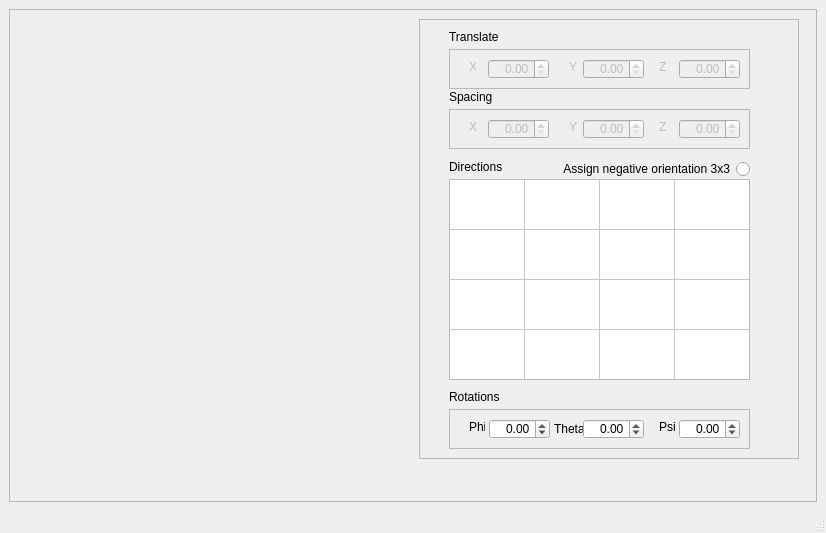
<?xml version="1.0" encoding="UTF-8"?>
<ui version="4.0">
 <class>MainWindow</class>
 <widget class="QMainWindow" name="MainWindow">
  <property name="geometry">
   <rect>
    <x>0</x>
    <y>0</y>
    <width>826</width>
    <height>533</height>
   </rect>
  </property>
  <property name="windowTitle">
   <string>MainWindow</string>
  </property>
  <widget class="QWidget" name="centralwidget">
   <layout class="QGridLayout" name="gridLayout">
    <item row="0" column="0">
     <widget class="QFrame" name="frame">
      <property name="frameShape">
       <enum>QFrame::StyledPanel</enum>
      </property>
      <property name="frameShadow">
       <enum>QFrame::Raised</enum>
      </property>
      <widget class="QFrame" name="frame_2">
       <property name="geometry">
        <rect>
         <x>410</x>
         <y>10</y>
         <width>380</width>
         <height>440</height>
        </rect>
       </property>
       <property name="minimumSize">
        <size>
         <width>380</width>
         <height>440</height>
        </size>
       </property>
       <property name="frameShape">
        <enum>QFrame::StyledPanel</enum>
       </property>
       <property name="frameShadow">
        <enum>QFrame::Raised</enum>
       </property>
       <widget class="QLabel" name="label">
        <property name="geometry">
         <rect>
          <x>30</x>
          <y>10</y>
          <width>71</width>
          <height>16</height>
         </rect>
        </property>
        <property name="text">
         <string>Translate</string>
        </property>
       </widget>
       <widget class="QLabel" name="label_2">
        <property name="geometry">
         <rect>
          <x>30</x>
          <y>140</y>
          <width>71</width>
          <height>16</height>
         </rect>
        </property>
        <property name="text">
         <string>Directions</string>
        </property>
       </widget>
       <widget class="QTableWidget" name="m_pTableWidget">
        <property name="geometry">
         <rect>
          <x>30</x>
          <y>160</y>
          <width>301</width>
          <height>201</height>
         </rect>
        </property>
        <property name="toolTip">
         <string/>
        </property>
        <property name="verticalScrollBarPolicy">
         <enum>Qt::ScrollBarAlwaysOff</enum>
        </property>
        <property name="horizontalScrollBarPolicy">
         <enum>Qt::ScrollBarAlwaysOff</enum>
        </property>
        <property name="showGrid">
         <bool>true</bool>
        </property>
        <attribute name="horizontalHeaderVisible">
         <bool>false</bool>
        </attribute>
        <attribute name="horizontalHeaderMinimumSectionSize">
         <number>75</number>
        </attribute>
        <attribute name="horizontalHeaderDefaultSectionSize">
         <number>75</number>
        </attribute>
        <attribute name="horizontalHeaderHighlightSections">
         <bool>false</bool>
        </attribute>
        <attribute name="verticalHeaderVisible">
         <bool>false</bool>
        </attribute>
        <attribute name="verticalHeaderMinimumSectionSize">
         <number>50</number>
        </attribute>
        <attribute name="verticalHeaderDefaultSectionSize">
         <number>50</number>
        </attribute>
        <attribute name="verticalHeaderHighlightSections">
         <bool>false</bool>
        </attribute>
        <row>
         <property name="text">
          <string>New Row</string>
         </property>
        </row>
        <row>
         <property name="text">
          <string>New Row</string>
         </property>
        </row>
        <row>
         <property name="text">
          <string>New Row</string>
         </property>
        </row>
        <row>
         <property name="text">
          <string>New Row</string>
         </property>
        </row>
        <column>
         <property name="text">
          <string>New Column</string>
         </property>
        </column>
        <column>
         <property name="text">
          <string>New Column</string>
         </property>
        </column>
        <column>
         <property name="text">
          <string>New Column</string>
         </property>
        </column>
        <column>
         <property name="text">
          <string>New Column</string>
         </property>
        </column>
       </widget>
       <widget class="QLabel" name="label_3">
        <property name="geometry">
         <rect>
          <x>30</x>
          <y>70</y>
          <width>71</width>
          <height>16</height>
         </rect>
        </property>
        <property name="text">
         <string>Spacing</string>
        </property>
       </widget>
       <widget class="QFrame" name="frame_3">
        <property name="enabled">
         <bool>false</bool>
        </property>
        <property name="geometry">
         <rect>
          <x>30</x>
          <y>30</y>
          <width>301</width>
          <height>40</height>
         </rect>
        </property>
        <property name="frameShape">
         <enum>QFrame::StyledPanel</enum>
        </property>
        <property name="frameShadow">
         <enum>QFrame::Raised</enum>
        </property>
        <widget class="QDoubleSpinBox" name="m_pDoubleSpinBoxTX">
         <property name="geometry">
          <rect>
           <x>39</x>
           <y>10</y>
           <width>61</width>
           <height>20</height>
          </rect>
         </property>
         <property name="alignment">
          <set>Qt::AlignRight|Qt::AlignTrailing|Qt::AlignVCenter</set>
         </property>
         <property name="maximum">
          <double>9999.989999999999782</double>
         </property>
        </widget>
        <widget class="QLabel" name="label_4">
         <property name="geometry">
          <rect>
           <x>20</x>
           <y>10</y>
           <width>16</width>
           <height>16</height>
          </rect>
         </property>
         <property name="text">
          <string>X</string>
         </property>
        </widget>
        <widget class="QLabel" name="label_5">
         <property name="geometry">
          <rect>
           <x>120</x>
           <y>10</y>
           <width>16</width>
           <height>16</height>
          </rect>
         </property>
         <property name="text">
          <string>Y</string>
         </property>
        </widget>
        <widget class="QLabel" name="label_6">
         <property name="geometry">
          <rect>
           <x>210</x>
           <y>10</y>
           <width>16</width>
           <height>16</height>
          </rect>
         </property>
         <property name="text">
          <string>Z</string>
         </property>
        </widget>
        <widget class="QDoubleSpinBox" name="m_pDoubleSpinBoxTY">
         <property name="geometry">
          <rect>
           <x>134</x>
           <y>10</y>
           <width>61</width>
           <height>20</height>
          </rect>
         </property>
         <property name="alignment">
          <set>Qt::AlignRight|Qt::AlignTrailing|Qt::AlignVCenter</set>
         </property>
         <property name="maximum">
          <double>9999.989999999999782</double>
         </property>
        </widget>
        <widget class="QDoubleSpinBox" name="m_pDoubleSpinBoxTZ">
         <property name="geometry">
          <rect>
           <x>230</x>
           <y>10</y>
           <width>61</width>
           <height>20</height>
          </rect>
         </property>
         <property name="alignment">
          <set>Qt::AlignRight|Qt::AlignTrailing|Qt::AlignVCenter</set>
         </property>
         <property name="maximum">
          <double>9999.989999999999782</double>
         </property>
        </widget>
       </widget>
       <widget class="QFrame" name="frame_4">
        <property name="enabled">
         <bool>false</bool>
        </property>
        <property name="geometry">
         <rect>
          <x>30</x>
          <y>90</y>
          <width>301</width>
          <height>40</height>
         </rect>
        </property>
        <property name="frameShape">
         <enum>QFrame::StyledPanel</enum>
        </property>
        <property name="frameShadow">
         <enum>QFrame::Raised</enum>
        </property>
        <widget class="QDoubleSpinBox" name="m_pDoubleSpinBoxSX">
         <property name="geometry">
          <rect>
           <x>39</x>
           <y>10</y>
           <width>61</width>
           <height>20</height>
          </rect>
         </property>
         <property name="alignment">
          <set>Qt::AlignRight|Qt::AlignTrailing|Qt::AlignVCenter</set>
         </property>
         <property name="maximum">
          <double>9999.989999999999782</double>
         </property>
        </widget>
        <widget class="QLabel" name="label_10">
         <property name="geometry">
          <rect>
           <x>20</x>
           <y>10</y>
           <width>16</width>
           <height>16</height>
          </rect>
         </property>
         <property name="text">
          <string>X</string>
         </property>
        </widget>
        <widget class="QLabel" name="label_11">
         <property name="geometry">
          <rect>
           <x>120</x>
           <y>10</y>
           <width>16</width>
           <height>16</height>
          </rect>
         </property>
         <property name="text">
          <string>Y</string>
         </property>
        </widget>
        <widget class="QLabel" name="label_12">
         <property name="geometry">
          <rect>
           <x>210</x>
           <y>10</y>
           <width>16</width>
           <height>16</height>
          </rect>
         </property>
         <property name="text">
          <string>Z</string>
         </property>
        </widget>
        <widget class="QDoubleSpinBox" name="m_pDoubleSpinBoxSY">
         <property name="geometry">
          <rect>
           <x>134</x>
           <y>10</y>
           <width>61</width>
           <height>20</height>
          </rect>
         </property>
         <property name="alignment">
          <set>Qt::AlignRight|Qt::AlignTrailing|Qt::AlignVCenter</set>
         </property>
         <property name="maximum">
          <double>9999.989999999999782</double>
         </property>
        </widget>
        <widget class="QDoubleSpinBox" name="m_pDoubleSpinBoxSX_2">
         <property name="geometry">
          <rect>
           <x>230</x>
           <y>10</y>
           <width>61</width>
           <height>20</height>
          </rect>
         </property>
         <property name="alignment">
          <set>Qt::AlignRight|Qt::AlignTrailing|Qt::AlignVCenter</set>
         </property>
         <property name="maximum">
          <double>9999.989999999999782</double>
         </property>
        </widget>
       </widget>
       <widget class="QFrame" name="frame_5">
        <property name="geometry">
         <rect>
          <x>30</x>
          <y>390</y>
          <width>301</width>
          <height>40</height>
         </rect>
        </property>
        <property name="frameShape">
         <enum>QFrame::StyledPanel</enum>
        </property>
        <property name="frameShadow">
         <enum>QFrame::Raised</enum>
        </property>
        <widget class="QDoubleSpinBox" name="m_pDoubleSpinBoxRotPhi">
         <property name="geometry">
          <rect>
           <x>40</x>
           <y>10</y>
           <width>61</width>
           <height>20</height>
          </rect>
         </property>
         <property name="alignment">
          <set>Qt::AlignRight|Qt::AlignTrailing|Qt::AlignVCenter</set>
         </property>
         <property name="minimum">
          <double>-9999.989999999999782</double>
         </property>
         <property name="maximum">
          <double>9999.989999999999782</double>
         </property>
         <property name="singleStep">
          <double>0.010000000000000</double>
         </property>
        </widget>
        <widget class="QLabel" name="label_13">
         <property name="geometry">
          <rect>
           <x>20</x>
           <y>10</y>
           <width>16</width>
           <height>16</height>
          </rect>
         </property>
         <property name="text">
          <string>Phi</string>
         </property>
        </widget>
        <widget class="QLabel" name="label_14">
         <property name="geometry">
          <rect>
           <x>105</x>
           <y>10</y>
           <width>31</width>
           <height>20</height>
          </rect>
         </property>
         <property name="text">
          <string>Theta</string>
         </property>
        </widget>
        <widget class="QLabel" name="label_15">
         <property name="geometry">
          <rect>
           <x>210</x>
           <y>10</y>
           <width>16</width>
           <height>16</height>
          </rect>
         </property>
         <property name="text">
          <string>Psi</string>
         </property>
        </widget>
        <widget class="QDoubleSpinBox" name="m_pDoubleSpinBoxRotTheta">
         <property name="geometry">
          <rect>
           <x>134</x>
           <y>10</y>
           <width>61</width>
           <height>20</height>
          </rect>
         </property>
         <property name="alignment">
          <set>Qt::AlignRight|Qt::AlignTrailing|Qt::AlignVCenter</set>
         </property>
         <property name="minimum">
          <double>-9999.989999999999782</double>
         </property>
         <property name="maximum">
          <double>9999.989999999999782</double>
         </property>
         <property name="singleStep">
          <double>0.010000000000000</double>
         </property>
        </widget>
        <widget class="QDoubleSpinBox" name="m_pDoubleSpinBoxRotPsi">
         <property name="geometry">
          <rect>
           <x>230</x>
           <y>10</y>
           <width>61</width>
           <height>20</height>
          </rect>
         </property>
         <property name="alignment">
          <set>Qt::AlignRight|Qt::AlignTrailing|Qt::AlignVCenter</set>
         </property>
         <property name="minimum">
          <double>-9999.989999999999782</double>
         </property>
         <property name="maximum">
          <double>9999.989999999999782</double>
         </property>
         <property name="singleStep">
          <double>0.010000000000000</double>
         </property>
        </widget>
       </widget>
       <widget class="QLabel" name="label_7">
        <property name="geometry">
         <rect>
          <x>30</x>
          <y>370</y>
          <width>71</width>
          <height>16</height>
         </rect>
        </property>
        <property name="text">
         <string>Rotations</string>
        </property>
       </widget>
       <widget class="QRadioButton" name="m_pRadioButtonInterpretNegativeOrientation3x3">
        <property name="geometry">
         <rect>
          <x>100</x>
          <y>140</y>
          <width>231</width>
          <height>20</height>
         </rect>
        </property>
        <property name="toolTip">
         <string comment="This means in reality the first 3x3 elements will be treated as oposite sign values " extracomment="This means in reality the first 3x3 elements will be treated as oposite sign values "/>
        </property>
        <property name="statusTip">
         <string/>
        </property>
        <property name="whatsThis">
         <string comment="This means in reality the first 3x3 elements will be treated as negative values " extracomment="This means in reality the first 3x3 elements will be treated as negative values "/>
        </property>
        <property name="accessibleName">
         <string/>
        </property>
        <property name="accessibleDescription">
         <string/>
        </property>
        <property name="layoutDirection">
         <enum>Qt::RightToLeft</enum>
        </property>
        <property name="text">
         <string>Assign negative orientation 3x3</string>
        </property>
       </widget>
      </widget>
      <widget class="QtVTKRenderWindowBox" name="m_pQtSimpleOpenGLBox" native="true">
       <property name="geometry">
        <rect>
         <x>9</x>
         <y>19</y>
         <width>391</width>
         <height>431</height>
        </rect>
       </property>
      </widget>
     </widget>
    </item>
   </layout>
  </widget>
  <widget class="QMenuBar" name="menubar">
   <property name="geometry">
    <rect>
     <x>0</x>
     <y>0</y>
     <width>826</width>
     <height>22</height>
    </rect>
   </property>
  </widget>
  <widget class="QStatusBar" name="statusbar"/>
 </widget>
 <customwidgets>
  <customwidget>
   <class>QtVTKRenderWindowBox</class>
   <extends>QWidget</extends>
   <header>QtVTKRenderWindowBox.h</header>
   <container>1</container>
  </customwidget>
 </customwidgets>
 <resources/>
 <connections/>
</ui>
